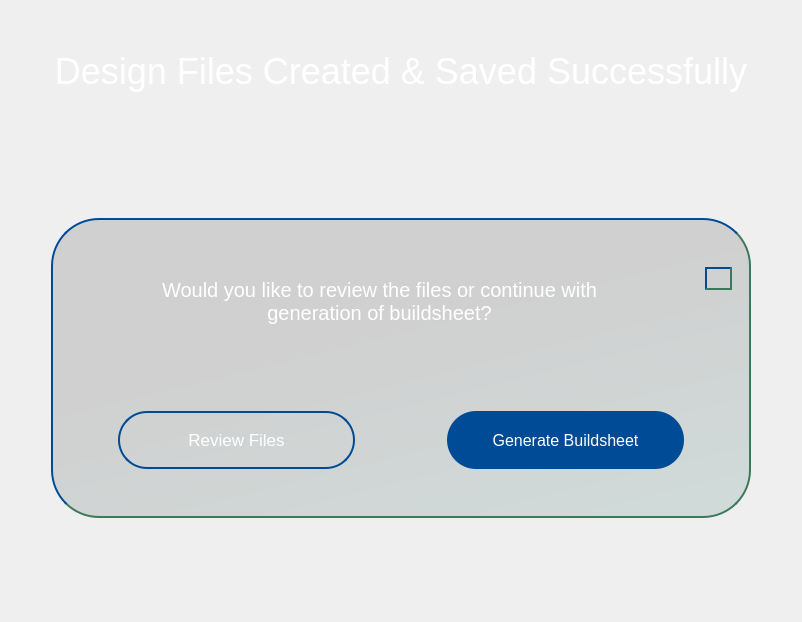
                    <widget class="QWidget" name="files_created_page">
                     <layout class="QGridLayout" name="gridLayout_18">
                      <item row="3" column="1">
                       <widget class="QWidget" name="widget_12" native="true">
                        <property name="minimumSize">
                         <size>
                          <width>700</width>
                          <height>300</height>
                         </size>
                        </property>
                        <property name="maximumSize">
                         <size>
                          <width>700</width>
                          <height>300</height>
                         </size>
                        </property>
                        <property name="styleSheet">
                         <string notr="true">border: 2px solid transparent; 
border-radius: 48px;
opacity: 5px;
background: qlineargradient(x1: 0.21, y1: 0, x2: 0.79, y2: 1, stop: 0 rgba(0, 0, 0, 0.13), stop: 0.3815 rgba(0, 0, 0, 0.13), stop: 1 rgba(0, 77, 64, 0.13));
border-right-color: rgb(60, 120, 89);
border-bottom-color: rgb(60, 120, 89);
border-top-color: rgb(0, 75, 149);
border-left-color: rgb(0, 75, 149);
</string>
                        </property>
                        <layout class="QVBoxLayout" name="verticalLayout_12">
                         <item>
                          <spacer name="verticalSpacer_46">
                           <property name="orientation">
                            <enum>Qt::Vertical</enum>
                           </property>
                           <property name="sizeType">
                            <enum>QSizePolicy::Minimum</enum>
                           </property>
                           <property name="sizeHint" stdset="0">
                            <size>
                             <width>20</width>
                             <height>40</height>
                            </size>
                           </property>
                          </spacer>
                         </item>
                         <item>
                          <layout class="QHBoxLayout" name="horizontalLayout_24">
                           <item>
                            <spacer name="horizontalSpacer_105">
                             <property name="orientation">
                              <enum>Qt::Horizontal</enum>
                             </property>
                             <property name="sizeType">
                              <enum>QSizePolicy::Preferred</enum>
                             </property>
                             <property name="sizeHint" stdset="0">
                              <size>
                               <width>40</width>
                               <height>20</height>
                              </size>
                             </property>
                            </spacer>
                           </item>
                           <item>
                            <widget class="QLabel" name="review_or_buildsheet_question_label">
                             <property name="sizePolicy">
                              <sizepolicy hsizetype="Expanding" vsizetype="Preferred">
                               <horstretch>0</horstretch>
                               <verstretch>0</verstretch>
                              </sizepolicy>
                             </property>
                             <property name="font">
                              <font>
                               <pointsize>15</pointsize>
                              </font>
                             </property>
                             <property name="cursor">
                              <cursorShape>IBeamCursor</cursorShape>
                             </property>
                             <property name="styleSheet">
                              <string notr="true">color: white;
background:transparent;
border:none;
padding-left:15px;
padding-right:15px;</string>
                             </property>
                             <property name="text">
                              <string>Would you like to review the files or continue with  generation of buildsheet?</string>
                             </property>
                             <property name="alignment">
                              <set>Qt::AlignCenter</set>
                             </property>
                             <property name="wordWrap">
                              <bool>true</bool>
                             </property>
                            </widget>
                           </item>
                           <item>
                            <spacer name="horizontalSpacer_103">
                             <property name="orientation">
                              <enum>Qt::Horizontal</enum>
                             </property>
                             <property name="sizeType">
                              <enum>QSizePolicy::Preferred</enum>
                             </property>
                             <property name="sizeHint" stdset="0">
                              <size>
                               <width>40</width>
                               <height>20</height>
                              </size>
                             </property>
                            </spacer>
                           </item>
                           <item>
                            <layout class="QVBoxLayout" name="verticalLayout_44">
                             <property name="spacing">
                              <number>0</number>
                             </property>
                             <item>
                              <widget class="QPushButton" name="cross_pushButton_in_files_created">
                               <property name="maximumSize">
                                <size>
                                 <width>27</width>
                                 <height>27</height>
                                </size>
                               </property>
                               <property name="font">
                                <font>
                                 <pointsize>12</pointsize>
                                </font>
                               </property>
                               <property name="cursor">
                                <cursorShape>PointingHandCursor</cursorShape>
                               </property>
                               <property name="styleSheet">
                                <string notr="true">QPushButton{
background-color:transparent;}
QPushButton:hover {
background-color: rgb(0, 75, 149);
}</string>
                               </property>
                               <property name="text">
                                <string />
                               </property>
                               <property name="icon">
                                <iconset resource="../Qss/icons/_icons.qrc">
                                 <normaloff>:/feather/icons/feather/x.png</normaloff>:/feather/icons/feather/x.png</iconset>
                               </property>
                               <property name="iconSize">
                                <size>
                                 <width>22</width>
                                 <height>22</height>
                                </size>
                               </property>
                              </widget>
                             </item>
                             <item>
                              <spacer name="verticalSpacer_125">
                               <property name="orientation">
                                <enum>Qt::Vertical</enum>
                               </property>
                               <property name="sizeHint" stdset="0">
                                <size>
                                 <width>5</width>
                                 <height>40</height>
                                </size>
                               </property>
                              </spacer>
                             </item>
                            </layout>
                           </item>
                           <item>
                            <spacer name="horizontalSpacer_104">
                             <property name="orientation">
                              <enum>Qt::Horizontal</enum>
                             </property>
                             <property name="sizeType">
                              <enum>QSizePolicy::Fixed</enum>
                             </property>
                             <property name="sizeHint" stdset="0">
                              <size>
                               <width>10</width>
                               <height>20</height>
                              </size>
                             </property>
                            </spacer>
                           </item>
                          </layout>
                         </item>
                         <item>
                          <spacer name="verticalSpacer_45">
                           <property name="orientation">
                            <enum>Qt::Vertical</enum>
                           </property>
                           <property name="sizeHint" stdset="0">
                            <size>
                             <width>20</width>
                             <height>40</height>
                            </size>
                           </property>
                          </spacer>
                         </item>
                         <item>
                          <layout class="QHBoxLayout" name="horizontalLayout_17">
                           <item>
                            <spacer name="horizontalSpacer_60">
                             <property name="orientation">
                              <enum>Qt::Horizontal</enum>
                             </property>
                             <property name="sizeHint" stdset="0">
                              <size>
                               <width>23</width>
                               <height>20</height>
                              </size>
                             </property>
                            </spacer>
                           </item>
                           <item alignment="Qt::AlignLeft|Qt::AlignVCenter">
                            <widget class="QPushButton" name="reviewfile_pushButton">
                             <property name="minimumSize">
                              <size>
                               <width>237</width>
                               <height>58</height>
                              </size>
                             </property>
                             <property name="maximumSize">
                              <size>
                               <width>237</width>
                               <height>58</height>
                              </size>
                             </property>
                             <property name="font">
                              <font>
                               <pointsize>13</pointsize>
                              </font>
                             </property>
                             <property name="cursor">
                              <cursorShape>PointingHandCursor</cursorShape>
                             </property>
                             <property name="styleSheet">
                              <string notr="true">QPushButton{background-color: none;
color:white;
border-radius:29px;
border:2px solid #004B95;}
QPushButton:hover {
    color: white;
	
	background-color: rgb(0, 75, 149);
}
QPushButton:pressed {
    background-color: rgb(0,75,149); /* Slightly darker blue for the pressed state */
    color: white; /* Keep the text color visible */
}
</string>
                             </property>
                             <property name="text">
                              <string>Review Files</string>
                             </property>
                            </widget>
                           </item>
                           <item>
                            <spacer name="horizontalSpacer_59">
                             <property name="orientation">
                              <enum>Qt::Horizontal</enum>
                             </property>
                             <property name="sizeType">
                              <enum>QSizePolicy::Fixed</enum>
                             </property>
                             <property name="sizeHint" stdset="0">
                              <size>
                               <width>86</width>
                               <height>20</height>
                              </size>
                             </property>
                            </spacer>
                           </item>
                           <item alignment="Qt::AlignRight">
                            <widget class="QPushButton" name="generate_buildsheet_Button">
                             <property name="minimumSize">
                              <size>
                               <width>237</width>
                               <height>58</height>
                              </size>
                             </property>
                             <property name="maximumSize">
                              <size>
                               <width>237</width>
                               <height>58</height>
                              </size>
                             </property>
                             <property name="font">
                              <font>
                               <pointsize>12</pointsize>
                              </font>
                             </property>
                             <property name="cursor">
                              <cursorShape>PointingHandCursor</cursorShape>
                             </property>
                             <property name="styleSheet">
                              <string notr="true">QPushButton{
	background-color: rgb(0, 75, 149);
color:white;
border-radius:29px;
border:none;}
QPushButton:hover {
    color: white;
	background-color: #005ce6;
}
QPushButton:pressed {
    background-color: #003d99; /* Slightly darker blue for the pressed state */
    color: white; /* Keep the text color visible */
}
</string>
                             </property>
                             <property name="text">
                              <string>Generate Buildsheet</string>
                             </property>
                            </widget>
                           </item>
                           <item>
                            <spacer name="horizontalSpacer_61">
                             <property name="orientation">
                              <enum>Qt::Horizontal</enum>
                             </property>
                             <property name="sizeHint" stdset="0">
                              <size>
                               <width>23</width>
                               <height>20</height>
                              </size>
                             </property>
                            </spacer>
                           </item>
                          </layout>
                         </item>
                         <item>
                          <spacer name="verticalSpacer_47">
                           <property name="orientation">
                            <enum>Qt::Vertical</enum>
                           </property>
                           <property name="sizeType">
                            <enum>QSizePolicy::Minimum</enum>
                           </property>
                           <property name="sizeHint" stdset="0">
                            <size>
                             <width>20</width>
                             <height>40</height>
                            </size>
                           </property>
                          </spacer>
                         </item>
                        </layout>
                       </widget>
                      </item>
                      <item row="0" column="1">
                       <spacer name="verticalSpacer_36">
                        <property name="orientation">
                         <enum>Qt::Vertical</enum>
                        </property>
                        <property name="sizeHint" stdset="0">
                         <size>
                          <width>20</width>
                          <height>40</height>
                         </size>
                        </property>
                       </spacer>
                      </item>
                      <item row="5" column="1">
                       <spacer name="verticalSpacer_42">
                        <property name="orientation">
                         <enum>Qt::Vertical</enum>
                        </property>
                        <property name="sizeType">
                         <enum>QSizePolicy::Expanding</enum>
                        </property>
                        <property name="sizeHint" stdset="0">
                         <size>
                          <width>20</width>
                          <height>53</height>
                         </size>
                        </property>
                       </spacer>
                      </item>
                      <item row="1" column="1">
                       <widget class="QLabel" name="created_label">
                        <property name="maximumSize">
                         <size>
                          <width>16777215</width>
                          <height>53</height>
                         </size>
                        </property>
                        <property name="font">
                         <font>
                          <pointsize>27</pointsize>
                         </font>
                        </property>
                        <property name="cursor">
                         <cursorShape>IBeamCursor</cursorShape>
                        </property>
                        <property name="styleSheet">
                         <string notr="true">color: white;</string>
                        </property>
                        <property name="text">
                         <string>Design Files Created &amp; Saved Successfully</string>
                        </property>
                        <property name="alignment">
                         <set>Qt::AlignCenter</set>
                        </property>
                        <property name="wordWrap">
                         <bool>true</bool>
                        </property>
                       </widget>
                      </item>
                      <item row="3" column="0">
                       <spacer name="horizontalSpacer_62">
                        <property name="orientation">
                         <enum>Qt::Horizontal</enum>
                        </property>
                        <property name="sizeType">
                         <enum>QSizePolicy::Preferred</enum>
                        </property>
                        <property name="sizeHint" stdset="0">
                         <size>
                          <width>40</width>
                          <height>20</height>
                         </size>
                        </property>
                       </spacer>
                      </item>
                      <item row="2" column="1">
                       <spacer name="verticalSpacer_43">
                        <property name="orientation">
                         <enum>Qt::Vertical</enum>
                        </property>
                        <property name="sizeType">
                         <enum>QSizePolicy::Expanding</enum>
                        </property>
                        <property name="sizeHint" stdset="0">
                         <size>
                          <width>20</width>
                          <height>120</height>
                         </size>
                        </property>
                       </spacer>
                      </item>
                      <item row="3" column="2">
                       <spacer name="horizontalSpacer_63">
                        <property name="orientation">
                         <enum>Qt::Horizontal</enum>
                        </property>
                        <property name="sizeType">
                         <enum>QSizePolicy::Preferred</enum>
                        </property>
                        <property name="sizeHint" stdset="0">
                         <size>
                          <width>40</width>
                          <height>20</height>
                         </size>
                        </property>
                       </spacer>
                      </item>
                      <item row="4" column="1">
                       <spacer name="verticalSpacer_115">
                        <property name="orientation">
                         <enum>Qt::Vertical</enum>
                        </property>
                        <property name="sizeHint" stdset="0">
                         <size>
                          <width>20</width>
                          <height>40</height>
                         </size>
                        </property>
                       </spacer>
                      </item>
                     </layout>
                    </widget>
